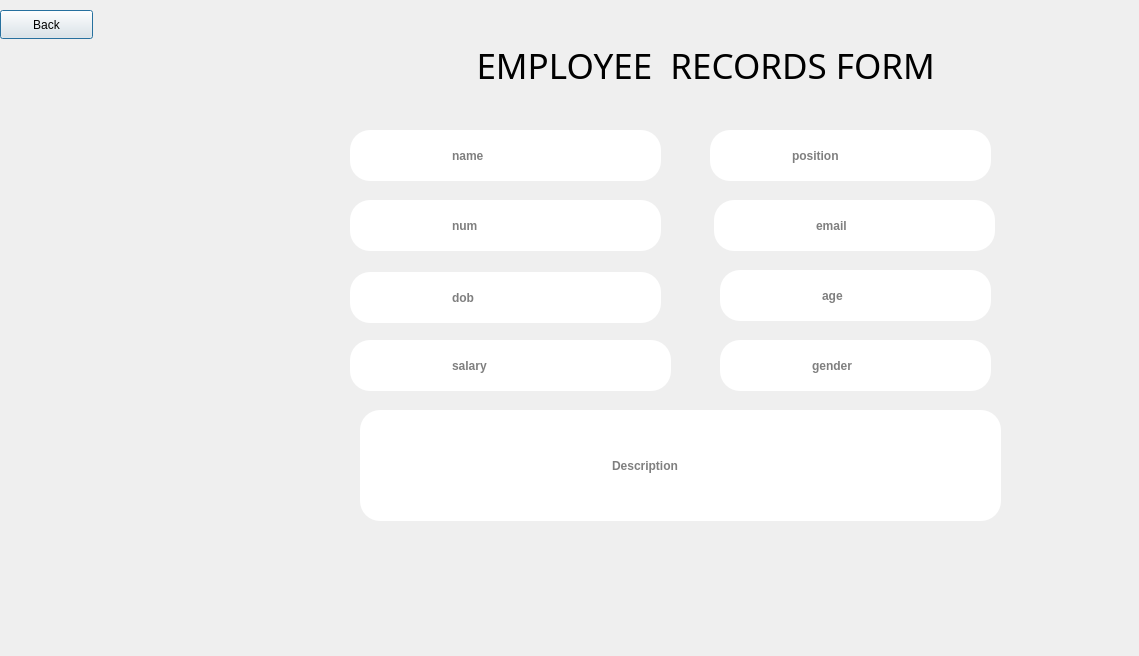
<?xml version="1.0" encoding="UTF-8"?>
<ui version="4.0">
 <class>employee1</class>
 <widget class="QDialog" name="employee1">
  <property name="geometry">
   <rect>
    <x>0</x>
    <y>0</y>
    <width>1139</width>
    <height>656</height>
   </rect>
  </property>
  <property name="windowTitle">
   <string>Dialog</string>
  </property>
  <widget class="QLabel" name="label_pic">
   <property name="geometry">
    <rect>
     <x>70</x>
     <y>32</y>
     <width>221</width>
     <height>391</height>
    </rect>
   </property>
   <property name="text">
    <string/>
   </property>
   <property name="pixmap">
    <pixmap>../../../../../Downloads/qt (1).png</pixmap>
   </property>
  </widget>
  <widget class="QPushButton" name="pushButton">
   <property name="geometry">
    <rect>
     <x>0</x>
     <y>10</y>
     <width>93</width>
     <height>29</height>
    </rect>
   </property>
   <property name="text">
    <string>Back</string>
   </property>
  </widget>
  <widget class="QLineEdit" name="salary">
   <property name="geometry">
    <rect>
     <x>350</x>
     <y>340</y>
     <width>321</width>
     <height>51</height>
    </rect>
   </property>
   <property name="font">
    <font>
     <bold>true</bold>
    </font>
   </property>
   <property name="styleSheet">
    <string notr="true">padding:100px;
border-radius:20px;</string>
   </property>
   <property name="text">
    <string/>
   </property>
   <property name="placeholderText">
    <string>salary</string>
   </property>
  </widget>
  <widget class="QLineEdit" name="lineEdit">
   <property name="geometry">
    <rect>
     <x>360</x>
     <y>410</y>
     <width>641</width>
     <height>111</height>
    </rect>
   </property>
   <property name="font">
    <font>
     <bold>true</bold>
    </font>
   </property>
   <property name="styleSheet">
    <string notr="true">padding:250px;
border-radius:20px;</string>
   </property>
   <property name="placeholderText">
    <string>Description</string>
   </property>
  </widget>
  <widget class="QLabel" name="label_2">
   <property name="geometry">
    <rect>
     <x>-60</x>
     <y>30</y>
     <width>1211</width>
     <height>71</height>
    </rect>
   </property>
   <property name="font">
    <font>
     <family>HP Simplified Jpan</family>
     <pointsize>26</pointsize>
    </font>
   </property>
   <property name="styleSheet">
    <string notr="true">color:rgb(0, 0, 0);</string>
   </property>
   <property name="text">
    <string>                                                           EMPLOYEE  RECORDS FORM</string>
   </property>
  </widget>
  <widget class="QLabel" name="label">
   <property name="geometry">
    <rect>
     <x>0</x>
     <y>0</y>
     <width>1131</width>
     <height>661</height>
    </rect>
   </property>
   <property name="text">
    <string/>
   </property>
   <property name="pixmap">
    <pixmap resource="Resources.qrc">:/Image/output-onlinepngtools (1).png</pixmap>
   </property>
  </widget>
  <widget class="QLineEdit" name="name">
   <property name="geometry">
    <rect>
     <x>350</x>
     <y>130</y>
     <width>311</width>
     <height>51</height>
    </rect>
   </property>
   <property name="font">
    <font>
     <bold>true</bold>
    </font>
   </property>
   <property name="styleSheet">
    <string notr="true">border-size:30px;
border-color:rgb(21, 21, 21);
border-radius:20px;
padding:100px;</string>
   </property>
   <property name="text">
    <string/>
   </property>
   <property name="placeholderText">
    <string>name</string>
   </property>
  </widget>
  <widget class="QLineEdit" name="position">
   <property name="geometry">
    <rect>
     <x>710</x>
     <y>130</y>
     <width>281</width>
     <height>51</height>
    </rect>
   </property>
   <property name="font">
    <font>
     <bold>true</bold>
    </font>
   </property>
   <property name="styleSheet">
    <string notr="true">padding:80px;
border-radius:20px;</string>
   </property>
   <property name="text">
    <string/>
   </property>
   <property name="placeholderText">
    <string>position</string>
   </property>
  </widget>
  <widget class="QLineEdit" name="number">
   <property name="geometry">
    <rect>
     <x>350</x>
     <y>200</y>
     <width>311</width>
     <height>51</height>
    </rect>
   </property>
   <property name="font">
    <font>
     <bold>true</bold>
    </font>
   </property>
   <property name="styleSheet">
    <string notr="true">padding:100px;
border-radius:20px;</string>
   </property>
   <property name="text">
    <string/>
   </property>
   <property name="placeholderText">
    <string>num</string>
   </property>
  </widget>
  <widget class="QLineEdit" name="email">
   <property name="geometry">
    <rect>
     <x>714</x>
     <y>200</y>
     <width>281</width>
     <height>51</height>
    </rect>
   </property>
   <property name="font">
    <font>
     <bold>true</bold>
    </font>
   </property>
   <property name="styleSheet">
    <string notr="true">padding:100px;
border-radius:20px;</string>
   </property>
   <property name="text">
    <string/>
   </property>
   <property name="placeholderText">
    <string>email</string>
   </property>
  </widget>
  <widget class="QLineEdit" name="age">
   <property name="geometry">
    <rect>
     <x>720</x>
     <y>270</y>
     <width>271</width>
     <height>51</height>
    </rect>
   </property>
   <property name="font">
    <font>
     <bold>true</bold>
    </font>
   </property>
   <property name="styleSheet">
    <string notr="true">padding:100px;
border-radius:20px;</string>
   </property>
   <property name="text">
    <string/>
   </property>
   <property name="placeholderText">
    <string>age</string>
   </property>
  </widget>
  <widget class="QLineEdit" name="dob">
   <property name="geometry">
    <rect>
     <x>350</x>
     <y>272</y>
     <width>311</width>
     <height>51</height>
    </rect>
   </property>
   <property name="font">
    <font>
     <bold>true</bold>
    </font>
   </property>
   <property name="styleSheet">
    <string notr="true">padding:100px;
border-radius:20px;</string>
   </property>
   <property name="text">
    <string/>
   </property>
   <property name="placeholderText">
    <string>dob</string>
   </property>
  </widget>
  <widget class="QLineEdit" name="gender">
   <property name="geometry">
    <rect>
     <x>720</x>
     <y>340</y>
     <width>271</width>
     <height>51</height>
    </rect>
   </property>
   <property name="font">
    <font>
     <bold>true</bold>
    </font>
   </property>
   <property name="styleSheet">
    <string notr="true">padding:90px;
border-radius:20px;</string>
   </property>
   <property name="text">
    <string/>
   </property>
   <property name="placeholderText">
    <string>gender</string>
   </property>
  </widget>
  <zorder>label</zorder>
  <zorder>label_pic</zorder>
  <zorder>verticalLayoutWidget</zorder>
  <zorder>horizontalLayoutWidget</zorder>
  <zorder>horizontalLayoutWidget_2</zorder>
  <zorder>horizontalLayoutWidget_3</zorder>
  <zorder>pushButton</zorder>
  <zorder>lineEdit</zorder>
  <zorder>label_2</zorder>
  <zorder>name</zorder>
  <zorder>position</zorder>
  <zorder>number</zorder>
  <zorder>email</zorder>
  <zorder>age</zorder>
  <zorder>dob</zorder>
  <zorder>gender</zorder>
  <zorder>salary</zorder>
 </widget>
 <resources>
  <include location="Resources.qrc"/>
 </resources>
 <connections/>
</ui>
